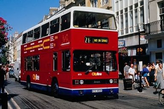
#> input picture project/img/02.png, 164 x 109 px, shrunk from 384 x 256 before the run; its folder holds 4 pictures in this run
$ python main.py   (Python 2 division)
#> lines starting #> are read from the running program, lines starting #| are printed output that depends on the picture
### project/src/dehaze_opt.py
from PIL import Image
import numpy as np
import os.path

from filter import *

def getMin(arr):
    return np.array([min(item) for item in arr])

def getMax(arr):
    return np.array([max(item) for item in arr])

def test_dehaze_rgb(inputfile):
#> called with inputfile = '02.png'
    img = Image.open("../img/" + inputfile)
#> img is the input picture: PIL image 164x109 RGB; mean R, G, B 91.5, 72.5, 79.6
    data = np.asarray(img)
    M_x = np.array([getMin(row) for row in data])
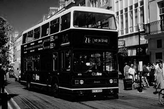
#> M_x: shape (109, 164); min 0, max 246, mean 63.6
    maxarr = np.array([getMax(row) for row in data])
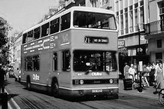
#> maxarr: shape (109, 164); min 0, max 255, mean 105.6
    M_ave_x = arithmetic_mean(M_x, 7)
#> in arithmetic_mean, `arr = filter2d(imgdata, filter, size)`:
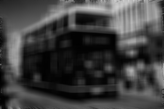
#> arr: shape (109, 164) float64; min 0.898, max 205.4, mean 63.6
    #M_ave_x = static_filter(M_x, 'min', 15)
    M_av = np.average(M_ave_x) / 255
#> M_av = 0.25
    omega = 0.8 / M_av
#> omega = 3.21
    #Image.fromarray(M_ave_x).convert("L").save("../result/canon7-darkchannal.png")
    La_x = []
    for i in range(img.size[1]):
        temp = []
        for j in range(img.size[0]):
            x = min(omega*M_av, 0.9) * M_ave_x[i][j]
            y = min(x, M_x[i][j])
            temp.append(y)
        La_x.append(temp)
#> after the loop, La_x = 109 items
    La_x = np.array(La_x)
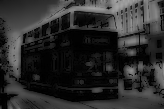
#> La_x: shape (109, 164) float64; min 0, max 164.3, mean 43.6
    #Image.fromarray(La_x).convert("L").save("../result/aaadark2.png")
    T = np.matrix([1,1,1]).T
    A = 0.5 * (max(maxarr.ravel()) + max(M_ave_x.ravel())) * T
#> A = [[230.2], [230.2], [230.2]]
    newdata = []
    for i in range(img.size[1]):
        temp = []
        for j in range(img.size[0]):
            fenzi = data[i][j] - La_x[i][j]
            fenmu = 1 - La_x[i][j]/A
            result = np.asarray(fenzi / fenmu)
            '''if i == 0 and j < 10:
                result = np.asarray(fenzi / fenmu)
                print result[0]'''
            temp.append(result[0])
        newdata.append(temp)
#> after the loop, newdata = 109 items
    newdata = np.asarray(newdata, dtype = np.uint8)
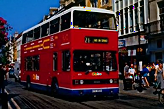
#> newdata: shape (109, 164, 3); mean of channels 0, 1, 2 62.2, 43.6, 52; drawn as R, G, B
    #newdata = np.round(newdata)
    outimg = Image.fromarray(newdata, 'RGB')
    outimg.save("../result/dehaze-opt/dehaze-" + inputfile)

### project/src/filter.py
import numpy as np
from PIL import Image
from math import floor, ceil

def filter2d(input_img, filter, size = 3):
    imgheight, imgwidth = input_img.shape
    n, m = size, size
    a, b = m / 2, n / 2
    def juanji(x, y):
        z = np.full(n * m, input_img[x, y])
        for i in range(x - a, x + a + 1):
            for j in range(y - b, y + b + 1):
                if i >= 0 and i < imgheight and j >= 0 and j < imgwidth:
                    z[(i - x + a) * n + j - y + b] = input_img[i, j]
        return np.dot(filter.ravel(), z)
    w, h = np.meshgrid(range(imgheight), range(imgwidth), indexing='ij')
    func = np.vectorize(juanji)
    return func(w, h)

def arithmetic_mean(input_img, size):
    filter = np.full((size, size), float(1) / (size * size))
    imgdata = np.asarray(input_img)
    #imgdata = np.array(input_img.getdata(), dtype=np.float64).reshape(input_img.size[::-1])
    arr = filter2d(imgdata, filter, size)
    return arr


# [15 lines left out: functions harmonic_mean, contraharmonic_mean, not called in this run]


def static_filter(input_img, filtername, size = 3):
    imgheight, imgwidth = input_img.shape
    n, m = size, size
    a, b = m / 2, n / 2
    def patch(x, y):
        z = np.full(n * m, input_img[x, y])
        for i in xrange(x - a, x + a + 1):
            for j in xrange(y - b, y + b + 1):
                if i >= 0 and i < imgheight and j >= 0 and j < imgwidth:
                    z[(i - x + a) * n + j - y + b] = input_img[i, j]
        if filtername == 'max':
            return z.max()
        elif filtername == 'min':
            return z.min()
        elif filtername == 'geometric':
            return np.prod(np.power(z, 1.0 / (m * n)))
        else:
            return np.median(z)
    w, h = np.meshgrid(range(imgheight), range(imgwidth), indexing='ij')
    func = np.vectorize(patch)
    return func(w, h)

### project/src/dehaze_09CVPR.py
from PIL import Image
import numpy as np
from filter import *

def getdivide(arr, content):
    return (arr / content)

def getMin(arr, content = np.array([1, 1, 1])):
    return np.array([min(getdivide(item, content)) for item in arr])

def getMax(arr):
    return np.array([max(item) for item in arr])


def test_dehaze_09CVPR(inputfile):
#> called with inputfile = '02.png'
    img = Image.open("../img/" + inputfile)
    size = img.size[0] * img.size[1]
#> size = 17876
    flag = np.round(0.001 * size)
#> flag = 18
    data = np.asarray(img)
    M_x = np.array([getMin(row) for row in data])
    M_ave_x = static_filter(M_x, 'min', 15)
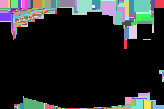
#> M_ave_x: shape (109, 164) int64; 79 distinct labels, from 0 to 88; one colour per label, 0 black
    #M_av = np.average(M_ave_x) / 255
    #omega = 0.75 / M_ave
    temp = M_ave_x.ravel().sort()
    darkchannal_sort = M_ave_x.ravel()
#> darkchannal_sort = 17876 values from 0 to 88
#> (the run stopped early here; a loop or call above may not have finished)

$ run again, on project/img/cones.jpg
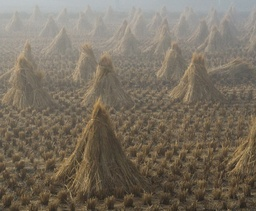
#> input picture project/img/cones.jpg, 256 x 211 px, shrunk from 465 x 384 before the run
#> in test_dehaze_rgb, img is the input picture: PIL image 256x211 RGB; mean R, G, B 121.2, 111.4, 96.9
#> M_av = 0.379
#> omega = 2.11
#> after the loop in test_dehaze_rgb, `for i in range(img.size[1]):`: La_x = 211 items
#> in test_dehaze_rgb, `La_x = np.array(La_x)`:
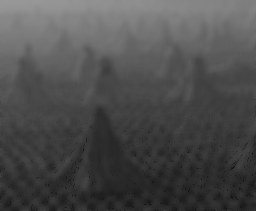
#> La_x: shape (211, 256) float64; min 19, max 152.7, mean 76.9
#> A = [[195.4], [195.4], [195.4]]
#> after the loop in test_dehaze_rgb, `for i in range(img.size[1]):`: newdata = 211 items
#> in test_dehaze_09CVPR, `M_ave_x = static_filter(M_x, 'min', 15)`:
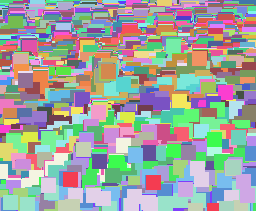
#> M_ave_x: shape (211, 256) int64; 166 distinct labels, from 19 to 184; one colour per label, 0 black
